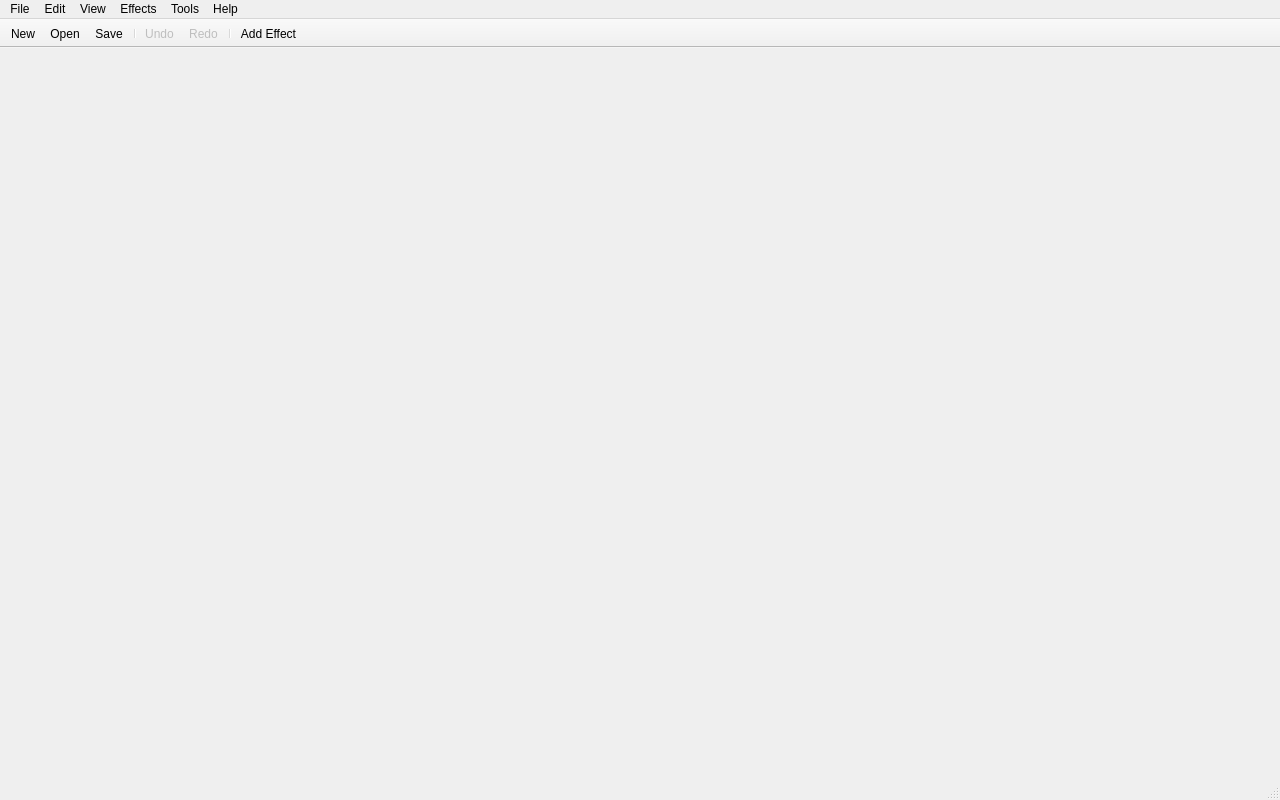
<?xml version="1.0" encoding="UTF-8"?>
<ui version="4.0">
 <class>MainWindow</class>
 <widget class="QMainWindow" name="MainWindow">
  <property name="geometry">
   <rect>
    <x>0</x>
    <y>0</y>
    <width>1280</width>
    <height>800</height>
   </rect>
  </property>
  <property name="windowTitle">
   <string>VISIO STUDIO</string>
  </property>
  <widget class="QWidget" name="centralwidget"/>
  <widget class="QMenuBar" name="menubar">
   <property name="geometry">
    <rect>
     <x>0</x>
     <y>0</y>
     <width>1280</width>
     <height>22</height>
    </rect>
   </property>
   <widget class="QMenu" name="menuFile">
    <property name="title">
     <string>File</string>
    </property>
    <addaction name="actionNew"/>
    <addaction name="actionOpen"/>
    <addaction name="separator"/>
    <addaction name="actionSave"/>
    <addaction name="actionSaveAs"/>
    <addaction name="separator"/>
    <addaction name="actionExport"/>
    <addaction name="separator"/>
    <addaction name="actionExit"/>
   </widget>
   <widget class="QMenu" name="menuEdit">
    <property name="title">
     <string>Edit</string>
    </property>
    <addaction name="actionUndo"/>
    <addaction name="actionRedo"/>
    <addaction name="separator"/>
    <addaction name="actionCut"/>
    <addaction name="actionCopy"/>
    <addaction name="actionPaste"/>
    <addaction name="separator"/>
    <addaction name="actionPreferences"/>
   </widget>
   <widget class="QMenu" name="menuView">
    <property name="title">
     <string>View</string>
    </property>
    <addaction name="actionZoomIn"/>
    <addaction name="actionZoomOut"/>
    <addaction name="actionZoomReset"/>
    <addaction name="separator"/>
    <addaction name="actionShowGrid"/>
    <addaction name="actionShowRulers"/>
   </widget>
   <widget class="QMenu" name="menuEffects">
    <property name="title">
     <string>Effects</string>
    </property>
    <addaction name="actionAddEffect"/>
    <addaction name="actionRemoveEffect"/>
    <addaction name="separator"/>
    <addaction name="actionManagePresets"/>
   </widget>
   <widget class="QMenu" name="menuTools">
    <property name="title">
     <string>Tools</string>
    </property>
    <addaction name="actionAIGenerator"/>
    <addaction name="actionTextTool"/>
   </widget>
   <widget class="QMenu" name="menuHelp">
    <property name="title">
     <string>Help</string>
    </property>
    <addaction name="actionWebsite"/>
    <addaction name="actionDocumentation"/>
    <addaction name="separator"/>
    <addaction name="actionAbout"/>
   </widget>
   <addaction name="menuFile"/>
   <addaction name="menuEdit"/>
   <addaction name="menuView"/>
   <addaction name="menuEffects"/>
   <addaction name="menuTools"/>
   <addaction name="menuHelp"/>
  </widget>
  <widget class="QStatusBar" name="statusbar"/>
  <widget class="QToolBar" name="toolBar">
   <property name="windowTitle">
    <string>toolBar</string>
   </property>
   <property name="movable">
    <bool>false</bool>
   </property>
   <attribute name="toolBarArea">
    <enum>TopToolBarArea</enum>
   </attribute>
   <attribute name="toolBarBreak">
    <bool>false</bool>
   </attribute>
   <addaction name="actionNew"/>
   <addaction name="actionOpen"/>
   <addaction name="actionSave"/>
   <addaction name="separator"/>
   <addaction name="actionUndo"/>
   <addaction name="actionRedo"/>
   <addaction name="separator"/>
   <addaction name="actionAddEffect"/>
  </widget>
  <action name="actionNew">
   <property name="text">
    <string>New</string>
   </property>
   <property name="shortcut">
    <string>Ctrl+N</string>
   </property>
  </action>
  <action name="actionOpen">
   <property name="text">
    <string>Open...</string>
   </property>
   <property name="shortcut">
    <string>Ctrl+O</string>
   </property>
  </action>
  <action name="actionSave">
   <property name="text">
    <string>Save</string>
   </property>
   <property name="shortcut">
    <string>Ctrl+S</string>
   </property>
  </action>
  <action name="actionSaveAs">
   <property name="text">
    <string>Save As...</string>
   </property>
   <property name="shortcut">
    <string>Ctrl+Shift+S</string>
   </property>
  </action>
  <action name="actionExit">
   <property name="text">
    <string>Exit</string>
   </property>
   <property name="shortcut">
    <string>Ctrl+Q</string>
   </property>
  </action>
  <action name="actionUndo">
   <property name="enabled">
    <bool>false</bool>
   </property>
   <property name="text">
    <string>Undo</string>
   </property>
   <property name="shortcut">
    <string>Ctrl+Z</string>
   </property>
  </action>
  <action name="actionRedo">
   <property name="enabled">
    <bool>false</bool>
   </property>
   <property name="text">
    <string>Redo</string>
   </property>
   <property name="shortcut">
    <string>Ctrl+Shift+Z</string>
   </property>
  </action>
  <action name="actionCut">
   <property name="text">
    <string>Cut</string>
   </property>
   <property name="shortcut">
    <string>Ctrl+X</string>
   </property>
  </action>
  <action name="actionCopy">
   <property name="text">
    <string>Copy</string>
   </property>
   <property name="shortcut">
    <string>Ctrl+C</string>
   </property>
  </action>
  <action name="actionPaste">
   <property name="text">
    <string>Paste</string>
   </property>
   <property name="shortcut">
    <string>Ctrl+V</string>
   </property>
  </action>
  <action name="actionPreferences">
   <property name="text">
    <string>Preferences...</string>
   </property>
  </action>
  <action name="actionZoomIn">
   <property name="text">
    <string>Zoom In</string>
   </property>
   <property name="shortcut">
    <string>Ctrl++</string>
   </property>
  </action>
  <action name="actionZoomOut">
   <property name="text">
    <string>Zoom Out</string>
   </property>
   <property name="shortcut">
    <string>Ctrl+-</string>
   </property>
  </action>
  <action name="actionZoomReset">
   <property name="text">
    <string>Reset Zoom</string>
   </property>
   <property name="shortcut">
    <string>Ctrl+0</string>
   </property>
  </action>
  <action name="actionShowGrid">
   <property name="checkable">
    <bool>true</bool>
   </property>
   <property name="text">
    <string>Show Grid</string>
   </property>
  </action>
  <action name="actionShowRulers">
   <property name="checkable">
    <bool>true</bool>
   </property>
   <property name="text">
    <string>Show Rulers</string>
   </property>
  </action>
  <action name="actionAddEffect">
   <property name="text">
    <string>Add Effect...</string>
   </property>
  </action>
  <action name="actionRemoveEffect">
   <property name="text">
    <string>Remove Effect</string>
   </property>
  </action>
  <action name="actionManagePresets">
   <property name="text">
    <string>Manage Presets...</string>
   </property>
  </action>
  <action name="actionAIGenerator">
   <property name="text">
    <string>AI Generator...</string>
   </property>
  </action>
  <action name="actionTextTool">
   <property name="text">
    <string>Text Tool</string>
   </property>
  </action>
  <action name="actionWebsite">
   <property name="text">
    <string>Website</string>
   </property>
  </action>
  <action name="actionDocumentation">
   <property name="text">
    <string>Documentation</string>
   </property>
   <property name="shortcut">
    <string>F1</string>
   </property>
  </action>
  <action name="actionAbout">
   <property name="text">
    <string>About VISIO STUDIO</string>
   </property>
  </action>
  <action name="actionExport">
   <property name="text">
    <string>Export...</string>
   </property>
   <property name="shortcut">
    <string>Ctrl+E</string>
   </property>
  </action>
 </widget>
 <resources/>
 <connections/>
</ui>
